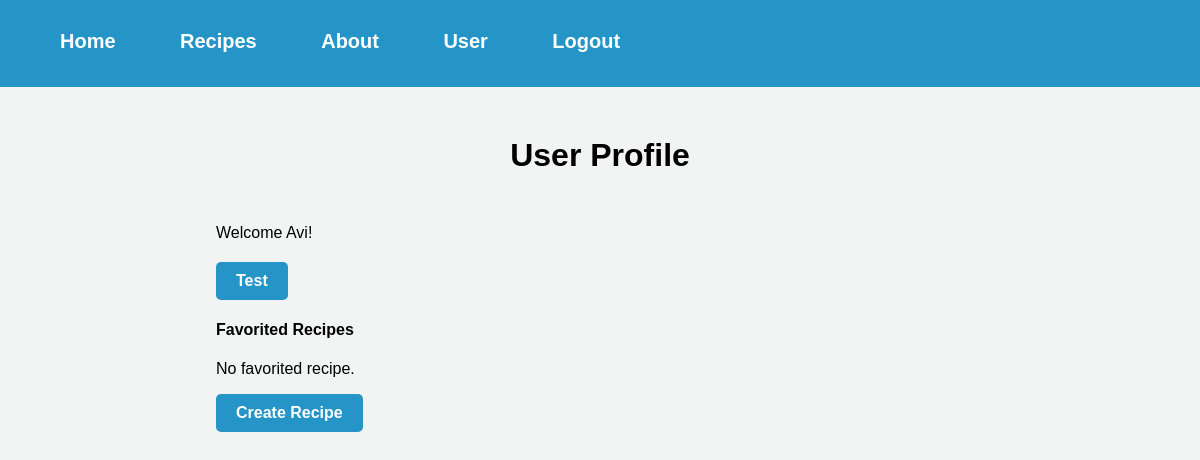
The app's page /user (signed in), older data.
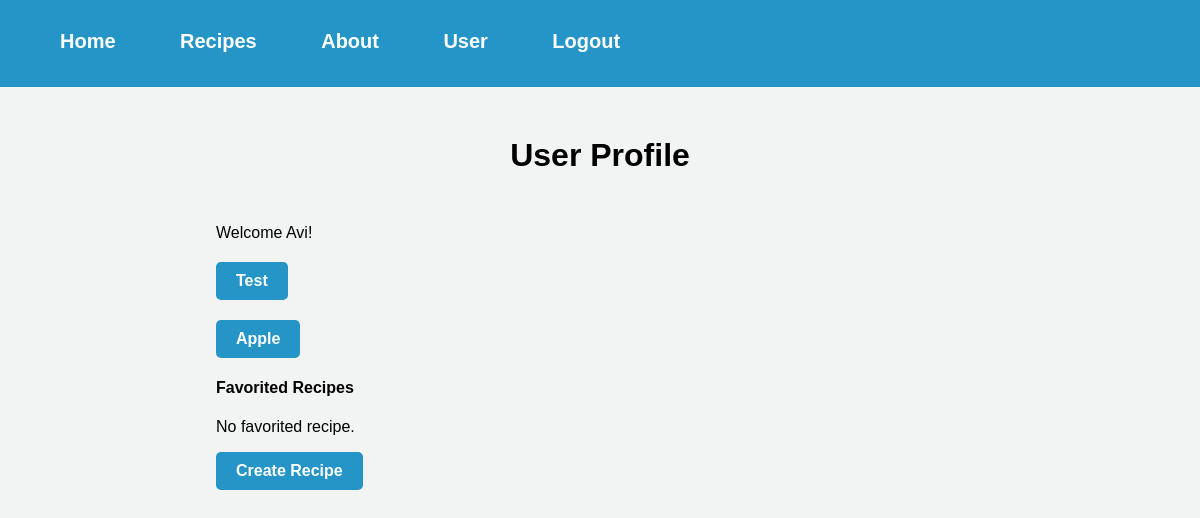
The same page, newer data.
### website/models.py (models this page shows)
class Recipe(db.Model):
    id = db.Column(db.Integer, primary_key=True)
    user_id = db.Column(db.Integer, db.ForeignKey('user.id'), nullable=False)
    title = db.Column(db.String(128), nullable=False)
    description = db.Column(db.String(512), nullable=False)
    servings = db.Column(db.Integer, nullable=False)
    prep_time = db.Column(db.Integer, nullable=False)
    cook_time = db.Column(db.Integer, nullable=False)
    ingredients = db.relationship('Ingredient', backref='recipe', lazy=True, cascade='all, delete')
    instructions = db.relationship('Instruction', backref='recipe', lazy=True, cascade='all, delete')
    tags = db.relationship('Tags', backref='recipe', lazy=True, cascade='all, delete')
    comments = db.relationship('Comments', backref='recipe', lazy=True, cascade='all, delete-orphan')
    likes = db.Column(db.Integer, default=0)

### website/views.py (the view)
@views.route('/user', methods=['GET', 'POST'])
@login_required
def user():
    user = current_user
    user_recipes = Recipe.query.filter_by(user_id=user.id).all()
    return render_template("user.html", user=user, user_recipes=user_recipes)

### website/__init__.py (called while the page is built)
def create_app():
    app = Flask(__name__)
    app.config['SECRET_KEY'] = 'hjshjhdjah kjshkjdhjs'
    app.config['SQLALCHEMY_DATABASE_URI'] = f'sqlite:///{DB_NAME}'
    db.init_app(app)
    from .views import views
    from .auth import auth
    app.register_blueprint(views, url_prefix='/')
    app.register_blueprint(auth, url_prefix='/')
    from .models import User
    with app.app_context():
        db.create_all()
    login_manager = LoginManager()
    login_manager.login_view = 'auth.login'
    login_manager.init_app(app)
    @login_manager.user_loader
    def load_user(id):
        return User.query.get(int(id))
    return app

### website/templates/user.html (shortened to what this page needs)
{% extends "base.html" %}
{% block content%}
<link rel="stylesheet" type="text/css" href="{{ url_for('static', filename='user.css') }}">
<h1 align="center">User Profile</h1>
<div class="container mt-4">
    <div class="row">
        <div class="col-md-8">
            <p>Welcome {{ user.first_name }}!</p>
            {% for recipe in user_recipes %}
            <h2><a href="{{ url_for('views.recipe', recipe_id=recipe.id) }}">{{ recipe.title }}</a></h2>
            {% endfor %}
            <h4>Favorited Recipes</h4>
            {% if user.favorites %}
            <ul>
                {% for recipe in user.favorites %}
                <li><a href="{{ url_for('views.recipe', recipe_id=recipe.id) }}">{{ recipe.title }}</a></li>
                {% endfor %}
            </ul>
            {% else %}
            <p>No favorited recipe.</p>
            {% endif %}
        </div>
        <div class="col-md-4">
            <a href="/createRecipe">Create Recipe</a>
        </div>
    </div>
</div>
{% endblock %}

Row changes from the older to the newer data that the page shows:
added Recipe: title "Apple"
